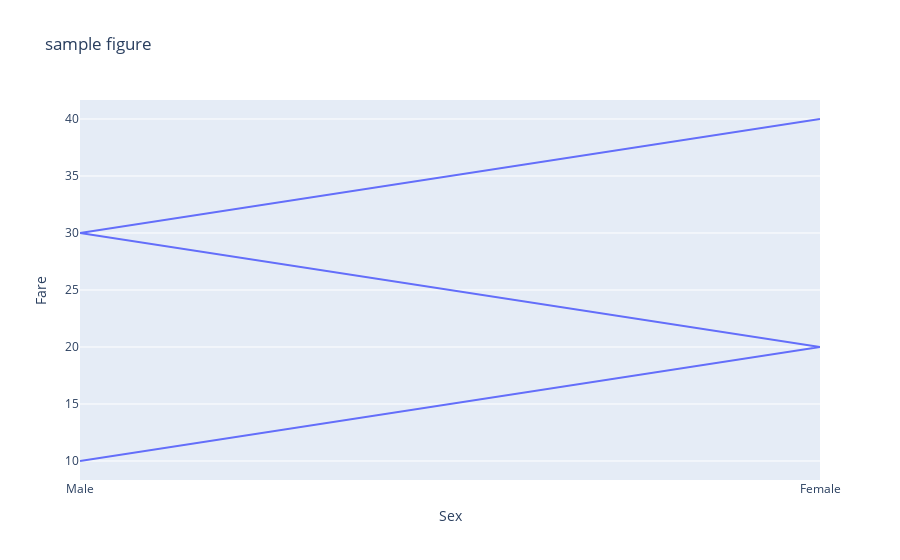

The notebook cell this image was saved under:
### Code cell
import pandas as pd
import plotly.express as px

# Create a sample DataFrame
df = pd.DataFrame({
    'Sex': ['Male', 'Female', 'Male', 'Female'],
    'Fare': [10, 20, 30, 40]
})

# Create the line plot
fig = px.line(df, x='Sex', y='Fare', title="sample figure")
fig.show()

### Figure 1 — Plotly figure (JSON) as saved in the notebook; plotly's stock layout.template omitted (floating-point values rounded to 4 significant figures)
{"data": [{"hovertemplate": "Sex=%{x}<br>Fare=%{y}<extra></extra>", "legendgroup": "", "line": {"color": "#636efa", "dash": "solid"}, "marker": {"symbol": "circle"}, "mode": "lines", "name": "", "orientation": "v", "showlegend": false, "type": "scatter", "x": ["Male", "Female", "Male", "Female"], "xaxis": "x", "y": [10, 20, 30, 40], "yaxis": "y"}], "layout": {"legend": {"tracegroupgap": 0}, "title": {"text": "sample figure"}, "xaxis": {"anchor": "y", "domain": [0, 1], "title": {"text": "Sex"}}, "yaxis": {"anchor": "x", "domain": [0, 1], "title": {"text": "Fare"}}}}
